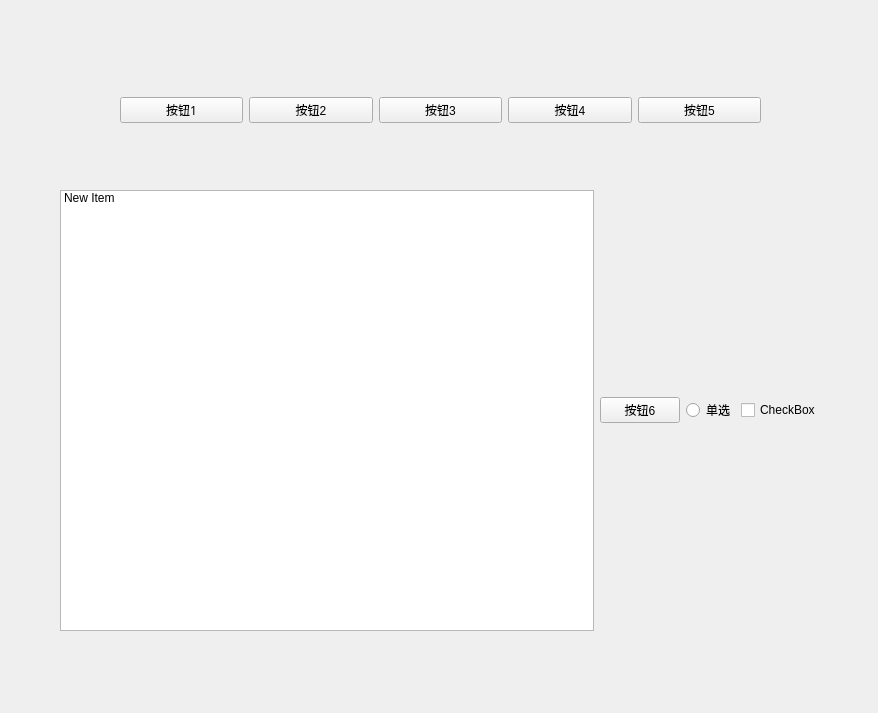
<?xml version="1.0" encoding="UTF-8"?>
<ui version="4.0">
 <class>MainWin</class>
 <widget class="QWidget" name="MainWin">
  <property name="geometry">
   <rect>
    <x>0</x>
    <y>0</y>
    <width>878</width>
    <height>713</height>
   </rect>
  </property>
  <property name="windowTitle">
   <string>Form</string>
  </property>
  <widget class="QWidget" name="horizontalLayoutWidget">
   <property name="geometry">
    <rect>
     <x>60</x>
     <y>190</y>
     <width>761</width>
     <height>441</height>
    </rect>
   </property>
   <layout class="QHBoxLayout" name="horizontalLayout_2">
    <item>
     <widget class="QListWidget" name="listWidget">
      <item>
       <property name="text">
        <string>New Item</string>
       </property>
      </item>
     </widget>
    </item>
    <item>
     <widget class="QPushButton" name="pushButton_6">
      <property name="text">
       <string>按钮6</string>
      </property>
     </widget>
    </item>
    <item>
     <widget class="QRadioButton" name="radioButton">
      <property name="text">
       <string>单选</string>
      </property>
     </widget>
    </item>
    <item>
     <widget class="QCheckBox" name="checkBox">
      <property name="text">
       <string>CheckBox</string>
      </property>
     </widget>
    </item>
   </layout>
  </widget>
  <widget class="QWidget" name="layoutWidget">
   <property name="geometry">
    <rect>
     <x>120</x>
     <y>50</y>
     <width>641</width>
     <height>121</height>
    </rect>
   </property>
   <layout class="QHBoxLayout" name="horizontalLayout">
    <item>
     <widget class="QPushButton" name="pushButton">
      <property name="font">
       <font>
        <family>Agency FB</family>
        <pointsize>9</pointsize>
       </font>
      </property>
      <property name="text">
       <string>按钮1</string>
      </property>
     </widget>
    </item>
    <item>
     <widget class="QPushButton" name="pushButton_2">
      <property name="text">
       <string>按钮2</string>
      </property>
     </widget>
    </item>
    <item>
     <widget class="QPushButton" name="pushButton_3">
      <property name="text">
       <string>按钮3</string>
      </property>
     </widget>
    </item>
    <item>
     <widget class="QPushButton" name="pushButton_4">
      <property name="text">
       <string>按钮4</string>
      </property>
     </widget>
    </item>
    <item>
     <widget class="QPushButton" name="pushButton_5">
      <property name="text">
       <string>按钮5</string>
      </property>
     </widget>
    </item>
   </layout>
  </widget>
 </widget>
 <resources/>
 <connections/>
</ui>
